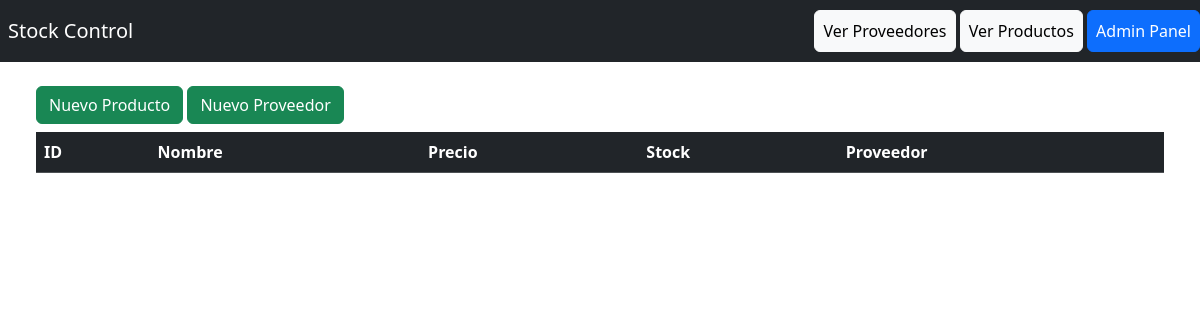
The app's page /, older data.
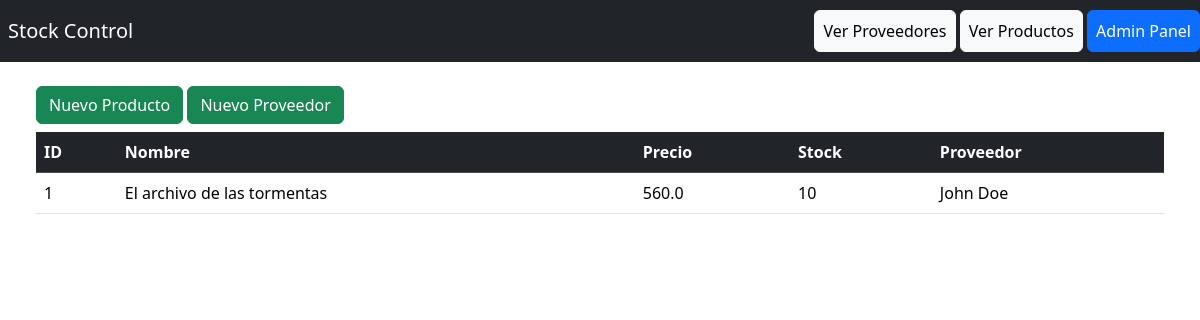
The same page, newer data.
### compra/models.py (models this page shows, shortened)
class Producto(models.Model):
    nombre = models.CharField(max_length=50)
    precio = models.FloatField(default=0)
    stock_actual = models.IntegerField()
    proveedor = models.ForeignKey(
        Proveedor,
        related_name="productos",
        on_delete=models.CASCADE,
    )

class Proveedor(models.Model):
    nombre = models.CharField(max_length=50)
    apellido = models.CharField(max_length=50)
    dni = models.IntegerField()
    def __str__(self) -> str:
        return f"{self.nombre} {self.apellido}"

### compra/views.py (the view)
# urls.py: path('', views.index, name='productos'),
def index(request):
    return render(request, 'index.html', {
        "productos": Producto.objects.all()
    })

### compra/templates/index.html (shortened to what this page needs)
<!DOCTYPE html>
<html lang="en">
    <head>
    {% load bootstrap5 %}
    {% bootstrap_css %}
</head>
<body>
    <div class="container-fluid">
        <div class="row">
            <nav class="navbar d-flex flex-row-reverse navbar-dark bg-dark">
                <div>
                    <a class="btn btn-light p-2" href="{% url 'proveedores' %}">Ver Proveedores</a>
                    <a class="btn btn-light p-2" href="{% url 'productos' %}">Ver Productos</a>
                    <a class="btn btn-primary p-2" href="/admin/">Admin Panel</a>
                </div>
                <a class="navbar-brand p-2" href="{% url 'productos' %}">Stock Control</a>
            </nav>
        </div>
        <div class="row p-4">
            <div class="container-fluid">
                <div class="mb-2 ">
                    <a class="btn btn-success" href="{% url 'nuevo_producto' %}">Nuevo Producto</a>
                    <a class="btn btn-success" href="{% url 'nuevo_proveedor' %}">Nuevo Proveedor</a>
                </div>
                <table class="table">
                    <thead class="table-dark">
                        <tr>
                            <th>ID</th>
                            <th>Nombre</th>
                            <th>Precio</th>
                            <th>Stock</th>
                            <th>Proveedor</th>
                        </tr>
                    </thead>
                    <tbody>
                        {% for producto in productos %}
                        <tr>
                            <td>{{ producto.id }}</td>
                            <td>{{ producto.nombre }}</td>
                            <td>{{ producto.precio }}</td>
                            <td>{{ producto.stock_actual }}</td>
                            <td>{{ producto.proveedor }}</td>
                        </tr>
                        {% endfor %}
                    </tbody>
                </table>
            </div>
        </div>
    </div>
</body>
</html>

Row changes from the older to the newer data that the page shows:
added Producto: id "1", nombre "El archivo de las tormentas", precio "560.0", stock_actual "10", proveedor "John Doe"
